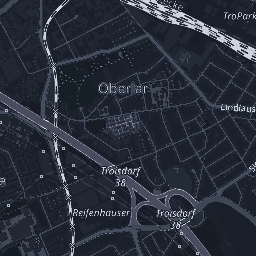
#> input picture server/map-packs/sieglar-nacht/14/8516/5498.png, 256 x 256 px
$ python -i map_pack.py   (imports and definitions only)
#> lines starting #> are read from the running program, lines starting #| are printed output that depends on the picture
#!/usr/bin/env python3
"""Erzeugt ein Kartenpaket für Lykora: echte OpenStreetMap-Rasterkacheln eines kleinen Gebiets, die der
Server selbst ausliefert (GET <BASE_PATH>/tiles/<paket>/{z}/{x}/{y}.png). So läuft ein Testspiel sofort und
im Feld auch ohne Verbindung zu fremden Kartenservern. Dazu entsteht eine Nachtvariante "<name>-nacht":
dunkel, blaugrau, Straßen heller, Wasser dunkler, Beschriftung gut lesbar.

Ablauf: Das Werkzeug holt die nötigen Kacheln von tile.openstreetmap.org (höflich: Kennung im User-Agent,
höchstens 2 Anfragen je Sekunde, Wiederholung mit wachsender Pause, vorhandene Kacheln werden übersprungen),
schreibt <out>/<name>/{z}/{x}/{y}.png, <out>/<name>-nacht/{z}/{x}/{y}.png und je Paket eine pack.json.

Aufruf (aus dem Repo-Wurzelordner):
    python3 server/tool/map_pack.py --name sieglar --lat 50.8070781 --lon 7.1337849 \\
        --radius 800 --zooms 14-18 --title "DRK Troisdorf, Sieglar"

Wichtige Optionen:
    --radius M          Umkreis in Metern; es werden alle Kacheln erzeugt, die den Kreis berühren (Standard 800)
    --zooms A-B         Zoomstufen, z. B. 14-18 (Standard 14-18)
    --zoom-radius Z=M   engerer Umkreis für eine Stufe, wiederholbar. Standard: 18=450. Die höchste Stufe
                        braucht die meisten Kacheln (ca. 4x je Stufe); ein engerer Umkreis hält das Paket klein.
                        Außerhalb davon zoomt der Client die Kacheln der Stufe darunter hoch (maxNativeZoom).
    --out ORDNER        Zielordner (Standard server/map-packs)
    --cache ORDNER      Zwischenspeicher der Originalkacheln {z}/{x}/{y}.png (Standard ~/.cache/lykora/osm-tiles);
                        bereits geladene Kacheln werden nicht erneut abgerufen
    --title TEXT        Anzeigename in pack.json (Standard: der Name)
    --delay S           Pause zwischen zwei Abrufen in Sekunden (Standard 0.6, mindestens 0.5)
    --no-night          keine Nachtvariante
    --dry-run           nur zählen, nichts laden oder schreiben

Hinweise zur Lizenz und zur Nutzung:
  * Kartendaten (c) OpenStreetMap-Mitwirkende, ODbL 1.0. Die Zuschreibung "(c) OpenStreetMap-Mitwirkende"
    muss in jeder Karte sichtbar bleiben (steht in pack.json, Dashboard und App zeigen sie an).
  * Die Kacheln stammen vom Standard-Kachelserver des OSM-Projekts. Dessen Nutzungsbedingungen
    (https://operations.osmfoundation.org/policies/tiles/) erlauben kein Massenabrufen. Dieses Werkzeug ist für
    EIN kleines Gebiet gedacht (einige hundert Kacheln, einmalig). Wer Lykora produktiv betreibt oder größere
    Gebiete braucht, nimmt einen eigenen Kachelserver oder einen Anbieter mit passenden Bedingungen und lässt das
    Paket damit neu erzeugen (--tile-url).

Braucht Python 3 und Pillow (PIL), sonst nichts.
"""
import argparse
import json
import math
import os
import sys
import time
import urllib.error
import urllib.request
from datetime import datetime, timezone
from pathlib import Path

from PIL import Image, ImageChops, ImageFilter, ImageOps

USER_AGENT = "lykora-dev/0.1 (maltevonweinfels@googlemail.com)"
TILE_URL = "https://tile.openstreetmap.org/{z}/{x}/{y}.png"
ATTRIBUTION = "© OpenStreetMap-Mitwirkende"
LICENSE = "ODbL-1.0"
TILE = 256
MIN_DELAY = 0.5  # höchstens 2 Anfragen je Sekunde
RETRIES = 5
NAME_RE = r"^[a-z0-9-]{1,40}$"

ROOT = Path(__file__).resolve().parent.parent  # server/


# --- Geometrie --------------------------------------------------------------------------------------

# [6 lines left out: function tile_pos, not called in this run]


def whole(x):
    return int(x) if float(x).is_integer() else x


def metres_per_tile(lat, z):
    return 40075016.686 * math.cos(math.radians(lat)) / 2 ** z


# [28 lines left out: functions tiles_for, parse_zooms, parse_zoom_radius, not called in this run]


# --- Abruf ------------------------------------------------------------------------------------------

class Fetcher:
    # [4 lines left out: function __init__, not called in this run]

    def path(self, z, x, y):
        return self.cache / str(z) / str(x) / f"{y}.png"

    # [29 lines left out: function get, not called in this run]


# --- Nachtvariante ----------------------------------------------------------------------------------

def _curve(points):
    """Stückweise lineare Kennlinie 0..255 -> 0..255 aus Stützpunkten (Eingang, Ausgang)."""
    table = []
    for i in range(256):
        for (x0, y0), (x1, y1) in zip(points, points[1:]):
            if x0 <= i <= x1:
                table.append(round(y0 + (y1 - y0) * (i - x0) / (x1 - x0)))
                break
    return table


# Helligkeit der Vorlage -> Helligkeit der Nacht. Nicht monoton, mit Absicht: Beschriftung und Linien
# (dunkel in der Vorlage) werden hell, Gelände (hell) wird dunkel, Straßenfüllung (weiß) wird heller als
# das Gelände, Gebäude und Gehwege liegen dazwischen.
LUMA_CURVE = _curve([
    (0, 240), (60, 215), (120, 150), (170, 80), (195, 54), (215, 42), (230, 34), (240, 30), (246, 40), (250, 100), (255, 112),
])
# Dieselbe Kennlinie für den dunkelsten Farbkanal: farbige Beschriftung (blau, violett) soll so hell werden wie schwarze.
TEXT_CURVE = _curve([(0, 245), (110, 232), (165, 205), (185, 150), (200, 60), (215, 0), (255, 0)])
#> further down, picture is the input picture: PIL image 256x256 P; mean R, G, B 41, 47.4, 59.1


def night(img):
    """Dunkle, blaugraue Kachel: Straßen heller, Wasser dunkler, Beschriftung hell."""
    src = img.convert("RGB")
    luma = src.convert("L")
    r, g, b = src.split()
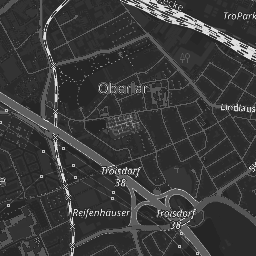
#> b: PIL image 256x256 L; min 37, max 222, mean 59.1
    v = luma.point(LUMA_CURVE)
    # Dunkle, aber farbige Pixel (Beschriftung) nach dem dunkelsten Kanal aufhellen; Gewicht 1 bis Helligkeit 120, 0 ab 215
    darkest = ImageChops.darker(ImageChops.darker(r, g), b).point(TEXT_CURVE)
    weight = luma.point(lambda i: 255 if i <= 120 else (0 if i >= 215 else round(255 * (215 - i) / 95)))
    v = ImageChops.lighter(v, ImageChops.multiply(darkest, weight))
    # Gelbe und orange Straßen sind in der Vorlage so hell wie das Gelände, rosa Autobahnen mittelhell:
    # nach Farbton und Sättigung anheben, damit sie sich vom Untergrund lösen
    h, s, val = src.convert("HSV").split()
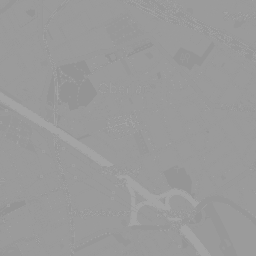
#> h: PIL image 256x256 L; min 148, max 164, mean 154.5
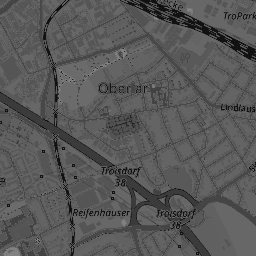
#> s: PIL image 256x256 L; min 18, max 130, mean 87.8
    sat = s.point(lambda i: 255 if i > 40 else 0)
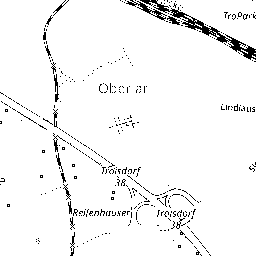
#> sat: PIL image 256x256 L; 95.7% white; black in thin lines or dots
    bright = val.point(lambda i: 255 if i > 200 else 0)
#> bright: PIL image 256x256 L; 2% white in thin lines or dots
    warm = ImageChops.multiply(ImageChops.multiply(h.point(lambda i: 255 if 14 <= i <= 50 else 0), sat), bright)
#> warm: PIL image 256x256 L; every value is 0
    pink = ImageChops.multiply(ImageChops.multiply(h.point(lambda i: 255 if i >= 232 or i <= 6 else 0), s.point(lambda i: 255 if i > 45 else 0)),
                               val.point(lambda i: 255 if i > 180 else 0))
    v = ImageChops.lighter(v, warm.point(lambda i: round(i * 100 / 255)))
    v = ImageChops.lighter(v, pink.point(lambda i: round(i * 120 / 255)))
    # Farbe der Vorlage gedämpft behalten (Grün bleibt grünlich), dazu eine blaugraue Farbleiter über die Helligkeit
    tinted = Image.merge("HSV", (h, s.point(lambda i: int(i * 0.55)), v)).convert("RGB")
    base = ImageOps.colorize(v, black=(8, 13, 24), mid=(52, 70, 98), white=(226, 236, 246))
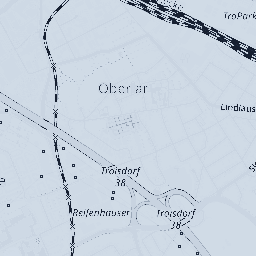
#> base: PIL image 256x256 RGB; mean R, G, B 199.9, 210.9, 222.8
    out = Image.blend(base, tinted, 0.35)
    # Wasser (deutlich mehr Blau als Rot) noch dunkler und satter blau
    water = ImageChops.subtract(b, r).point(lambda i: 255 if i > 28 else 0).filter(ImageFilter.GaussianBlur(0.6))
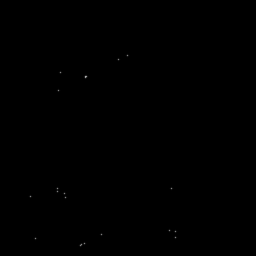
#> water: PIL image 256x256 L; min 0, max 175, mean 0.1
    deep = ImageOps.colorize(v, black=(4, 9, 20), mid=(16, 36, 64), white=(90, 130, 170))
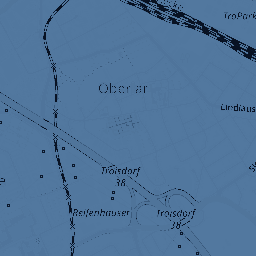
#> deep: PIL image 256x256 RGB; mean R, G, B 78.7, 115.6, 153.8
    return Image.composite(deep, out, water)


# [5 lines left out: function save_png, not called in this run]


# --- Paket schreiben --------------------------------------------------------------------------------

def write_pack_json(folder, meta):
    (folder / "pack.json").write_text(json.dumps(meta, ensure_ascii=False, indent=2) + "\n", encoding="utf-8")


# [75 lines left out: function main, not called in this run]


# [2 lines not run here, left out]

>>> from PIL import Image
>>> picture = Image.open('../map-packs/sieglar-nacht/14/8516/5498.png')
>>> result = night(picture)
